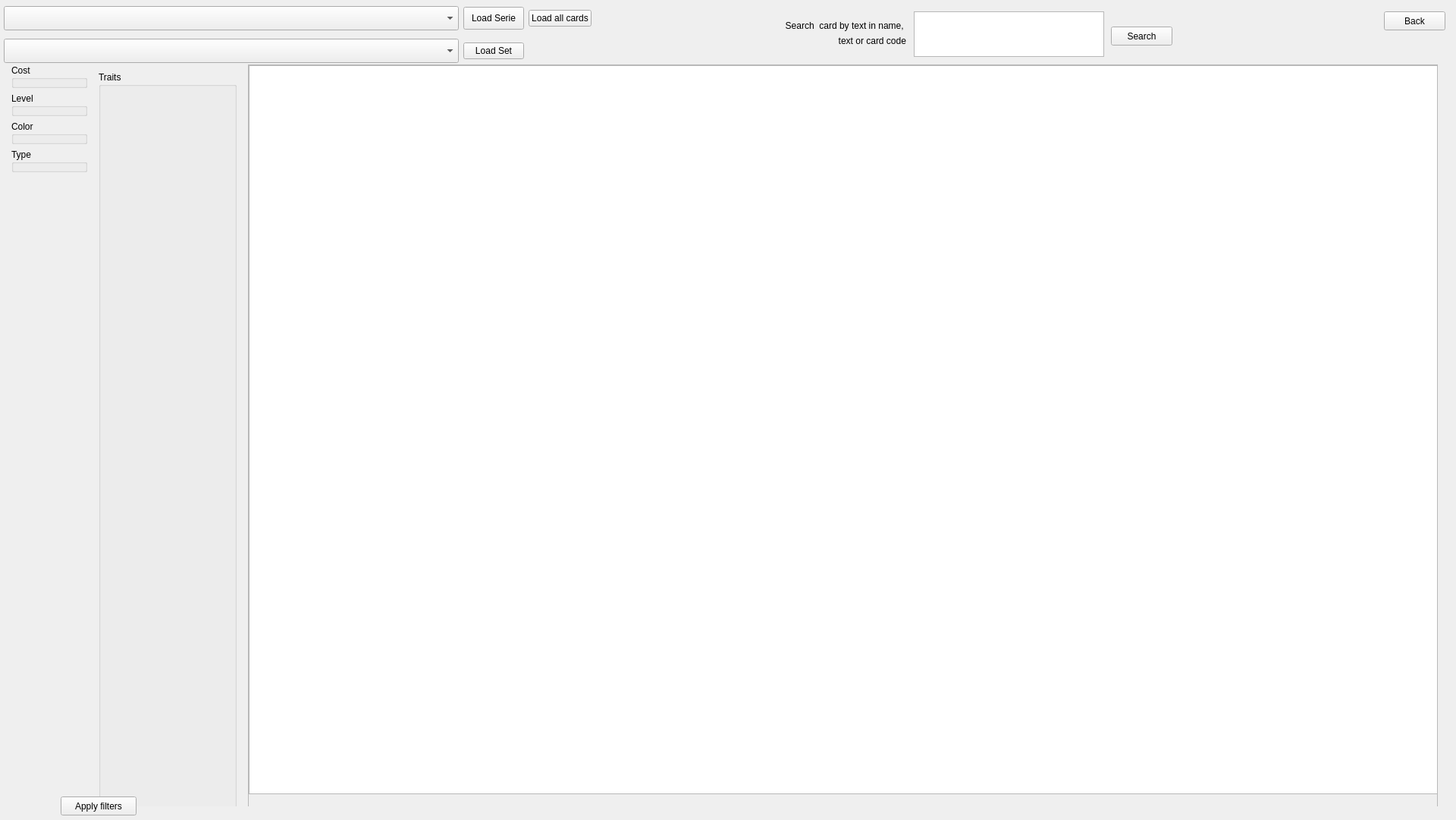
<?xml version="1.0" encoding="UTF-8"?>
<ui version="4.0">
 <class>MainWindow</class>
 <widget class="QMainWindow" name="MainWindow">
  <property name="geometry">
   <rect>
    <x>0</x>
    <y>0</y>
    <width>1920</width>
    <height>1081</height>
   </rect>
  </property>
  <property name="windowTitle">
   <string>MainWindow</string>
  </property>
  <widget class="QWidget" name="centralwidget">
   <widget class="QWidget" name="CardListWidget" native="true">
    <property name="enabled">
     <bool>true</bool>
    </property>
    <property name="geometry">
     <rect>
      <x>5</x>
      <y>5</y>
      <width>1920</width>
      <height>1058</height>
     </rect>
    </property>
    <widget class="QWidget" name="serieAndSetWidget" native="true">
     <property name="geometry">
      <rect>
       <x>0</x>
       <y>0</y>
       <width>961</width>
       <height>81</height>
      </rect>
     </property>
     <layout class="QVBoxLayout" name="SerieAndSet">
      <property name="leftMargin">
       <number>0</number>
      </property>
      <property name="topMargin">
       <number>0</number>
      </property>
      <property name="rightMargin">
       <number>0</number>
      </property>
      <property name="bottomMargin">
       <number>0</number>
      </property>
      <item>
       <widget class="QWidget" name="serieWidget_2" native="true">
        <layout class="QHBoxLayout" name="serieWidget">
         <property name="leftMargin">
          <number>0</number>
         </property>
         <property name="topMargin">
          <number>0</number>
         </property>
         <property name="rightMargin">
          <number>0</number>
         </property>
         <property name="bottomMargin">
          <number>0</number>
         </property>
         <item>
          <widget class="QComboBox" name="seriePickBox">
           <property name="minimumSize">
            <size>
             <width>600</width>
             <height>32</height>
            </size>
           </property>
           <property name="maximumSize">
            <size>
             <width>600</width>
             <height>32</height>
            </size>
           </property>
          </widget>
         </item>
         <item>
          <widget class="QPushButton" name="serieLoadButton">
           <property name="minimumSize">
            <size>
             <width>80</width>
             <height>30</height>
            </size>
           </property>
           <property name="maximumSize">
            <size>
             <width>80</width>
             <height>30</height>
            </size>
           </property>
           <property name="text">
            <string>Load Serie</string>
           </property>
          </widget>
         </item>
         <item>
          <widget class="QPushButton" name="serieLoadCardsButton">
           <property name="text">
            <string>Load all cards</string>
           </property>
          </widget>
         </item>
         <item>
          <spacer name="horizontalSpacer_2">
           <property name="orientation">
            <enum>Qt::Orientation::Horizontal</enum>
           </property>
           <property name="sizeHint" stdset="0">
            <size>
             <width>40</width>
             <height>20</height>
            </size>
           </property>
          </spacer>
         </item>
        </layout>
       </widget>
      </item>
      <item>
       <widget class="QWidget" name="setWidget_2" native="true">
        <layout class="QHBoxLayout" name="setWidget">
         <property name="leftMargin">
          <number>0</number>
         </property>
         <property name="topMargin">
          <number>0</number>
         </property>
         <property name="rightMargin">
          <number>0</number>
         </property>
         <property name="bottomMargin">
          <number>0</number>
         </property>
         <item>
          <widget class="QComboBox" name="setPickBox">
           <property name="minimumSize">
            <size>
             <width>600</width>
             <height>32</height>
            </size>
           </property>
           <property name="maximumSize">
            <size>
             <width>600</width>
             <height>32</height>
            </size>
           </property>
          </widget>
         </item>
         <item>
          <widget class="QPushButton" name="setLoadButton">
           <property name="text">
            <string>Load Set</string>
           </property>
          </widget>
         </item>
         <item>
          <spacer name="horizontalSpacer_3">
           <property name="orientation">
            <enum>Qt::Orientation::Horizontal</enum>
           </property>
           <property name="sizeHint" stdset="0">
            <size>
             <width>40</width>
             <height>20</height>
            </size>
           </property>
          </spacer>
         </item>
        </layout>
       </widget>
      </item>
     </layout>
    </widget>
    <widget class="QWidget" name="CardWholeAreaWidget_2" native="true">
     <property name="geometry">
      <rect>
       <x>10</x>
       <y>80</y>
       <width>1881</width>
       <height>1000</height>
      </rect>
     </property>
     <property name="layoutDirection">
      <enum>Qt::LayoutDirection::LeftToRight</enum>
     </property>
     <layout class="QHBoxLayout" name="CardWholeAreaWidget">
      <property name="leftMargin">
       <number>0</number>
      </property>
      <property name="topMargin">
       <number>0</number>
      </property>
      <property name="rightMargin">
       <number>0</number>
      </property>
      <property name="bottomMargin">
       <number>0</number>
      </property>
      <item>
       <widget class="QWidget" name="costPanelWidget" native="true">
        <property name="minimumSize">
         <size>
          <width>100</width>
          <height>0</height>
         </size>
        </property>
        <property name="maximumSize">
         <size>
          <width>250</width>
          <height>16777215</height>
         </size>
        </property>
        <layout class="QVBoxLayout" name="FiltersOrdersWidget">
         <property name="leftMargin">
          <number>0</number>
         </property>
         <property name="topMargin">
          <number>0</number>
         </property>
         <property name="rightMargin">
          <number>0</number>
         </property>
         <property name="bottomMargin">
          <number>0</number>
         </property>
         <item>
          <widget class="QGroupBox" name="groupBox">
           <property name="sizePolicy">
            <sizepolicy hsizetype="Preferred" vsizetype="Preferred">
             <horstretch>0</horstretch>
             <verstretch>0</verstretch>
            </sizepolicy>
           </property>
           <property name="minimumSize">
            <size>
             <width>0</width>
             <height>0</height>
            </size>
           </property>
           <property name="maximumSize">
            <size>
             <width>16777215</width>
             <height>16777215</height>
            </size>
           </property>
           <property name="title">
            <string>Cost</string>
           </property>
           <widget class="QWidget" name="gridLayoutWidget_2">
            <property name="geometry">
             <rect>
              <x>0</x>
              <y>20</y>
              <width>101</width>
              <height>16</height>
             </rect>
            </property>
            <layout class="QGridLayout" name="costFilterLayout_2"/>
           </widget>
          </widget>
         </item>
         <item>
          <widget class="QGroupBox" name="groupBox_2">
           <property name="sizePolicy">
            <sizepolicy hsizetype="Preferred" vsizetype="Preferred">
             <horstretch>0</horstretch>
             <verstretch>0</verstretch>
            </sizepolicy>
           </property>
           <property name="minimumSize">
            <size>
             <width>0</width>
             <height>0</height>
            </size>
           </property>
           <property name="maximumSize">
            <size>
             <width>16777215</width>
             <height>16777215</height>
            </size>
           </property>
           <property name="title">
            <string>Level</string>
           </property>
           <property name="alignment">
            <set>Qt::AlignmentFlag::AlignLeading|Qt::AlignmentFlag::AlignLeft|Qt::AlignmentFlag::AlignTop</set>
           </property>
           <widget class="QWidget" name="verticalLayoutWidget_2">
            <property name="geometry">
             <rect>
              <x>0</x>
              <y>20</y>
              <width>101</width>
              <height>16</height>
             </rect>
            </property>
            <layout class="QVBoxLayout" name="levelFilterLayout_2"/>
           </widget>
          </widget>
         </item>
         <item>
          <widget class="QGroupBox" name="groupBox_3">
           <property name="sizePolicy">
            <sizepolicy hsizetype="Preferred" vsizetype="Preferred">
             <horstretch>0</horstretch>
             <verstretch>0</verstretch>
            </sizepolicy>
           </property>
           <property name="minimumSize">
            <size>
             <width>0</width>
             <height>0</height>
            </size>
           </property>
           <property name="maximumSize">
            <size>
             <width>16777215</width>
             <height>16777215</height>
            </size>
           </property>
           <property name="title">
            <string>Color</string>
           </property>
           <property name="alignment">
            <set>Qt::AlignmentFlag::AlignLeading|Qt::AlignmentFlag::AlignLeft|Qt::AlignmentFlag::AlignTop</set>
           </property>
           <widget class="QWidget" name="verticalLayoutWidget_3">
            <property name="geometry">
             <rect>
              <x>0</x>
              <y>20</y>
              <width>101</width>
              <height>16</height>
             </rect>
            </property>
            <layout class="QVBoxLayout" name="colorFilterLayout_2"/>
           </widget>
          </widget>
         </item>
         <item>
          <widget class="QGroupBox" name="groupBox_4">
           <property name="sizePolicy">
            <sizepolicy hsizetype="Preferred" vsizetype="Preferred">
             <horstretch>0</horstretch>
             <verstretch>0</verstretch>
            </sizepolicy>
           </property>
           <property name="title">
            <string>Type</string>
           </property>
           <widget class="QWidget" name="gridLayoutWidget">
            <property name="geometry">
             <rect>
              <x>0</x>
              <y>20</y>
              <width>101</width>
              <height>16</height>
             </rect>
            </property>
            <layout class="QGridLayout" name="typeFilterLayout"/>
           </widget>
          </widget>
         </item>
         <item>
          <spacer name="verticalSpacer">
           <property name="orientation">
            <enum>Qt::Orientation::Vertical</enum>
           </property>
           <property name="sizeType">
            <enum>QSizePolicy::Policy::Expanding</enum>
           </property>
           <property name="sizeHint" stdset="0">
            <size>
             <width>20</width>
             <height>100</height>
            </size>
           </property>
          </spacer>
         </item>
        </layout>
       </widget>
      </item>
      <item>
       <widget class="QWidget" name="verticalWidget" native="true">
        <property name="minimumSize">
         <size>
          <width>200</width>
          <height>0</height>
         </size>
        </property>
        <layout class="QVBoxLayout" name="verticalLayout_2">
         <item>
          <widget class="QGroupBox" name="groupBox_5">
           <property name="maximumSize">
            <size>
             <width>16777215</width>
             <height>990</height>
            </size>
           </property>
           <property name="title">
            <string>Traits</string>
           </property>
           <widget class="QWidget" name="verticalLayoutWidget_5">
            <property name="geometry">
             <rect>
              <x>0</x>
              <y>20</y>
              <width>201</width>
              <height>16</height>
             </rect>
            </property>
            <layout class="QVBoxLayout" name="traitFilterLayout"/>
           </widget>
          </widget>
         </item>
        </layout>
       </widget>
      </item>
      <item>
       <widget class="QScrollArea" name="scrollArea">
        <property name="widgetResizable">
         <bool>true</bool>
        </property>
        <widget class="QWidget" name="scrollAreaWidgetContents">
         <property name="geometry">
          <rect>
           <x>0</x>
           <y>0</y>
           <width>1567</width>
           <height>998</height>
          </rect>
         </property>
         <widget class="QListWidget" name="cardGridWidget_2">
          <property name="geometry">
           <rect>
            <x>0</x>
            <y>0</y>
            <width>1771</width>
            <height>961</height>
           </rect>
          </property>
         </widget>
        </widget>
       </widget>
      </item>
     </layout>
    </widget>
    <widget class="QWidget" name="searchWidget" native="true">
     <property name="geometry">
      <rect>
       <x>1020</x>
       <y>10</y>
       <width>521</width>
       <height>61</height>
      </rect>
     </property>
     <widget class="QLabel" name="label_2">
      <property name="geometry">
       <rect>
        <x>-30</x>
        <y>30</y>
        <width>200</width>
        <height>17</height>
       </rect>
      </property>
      <property name="text">
       <string> text or card code</string>
      </property>
      <property name="alignment">
       <set>Qt::AlignmentFlag::AlignRight|Qt::AlignmentFlag::AlignTrailing|Qt::AlignmentFlag::AlignVCenter</set>
      </property>
     </widget>
     <widget class="QPushButton" name="searchButton">
      <property name="geometry">
       <rect>
        <x>440</x>
        <y>20</y>
        <width>81</width>
        <height>25</height>
       </rect>
      </property>
      <property name="text">
       <string>Search</string>
      </property>
     </widget>
     <widget class="QLabel" name="label">
      <property name="geometry">
       <rect>
        <x>-30</x>
        <y>10</y>
        <width>200</width>
        <height>17</height>
       </rect>
      </property>
      <property name="text">
       <string>Search  card by text in name, </string>
      </property>
      <property name="alignment">
       <set>Qt::AlignmentFlag::AlignRight|Qt::AlignmentFlag::AlignTrailing|Qt::AlignmentFlag::AlignVCenter</set>
      </property>
     </widget>
     <widget class="QTextEdit" name="searchFilterEdit">
      <property name="geometry">
       <rect>
        <x>180</x>
        <y>0</y>
        <width>251</width>
        <height>60</height>
       </rect>
      </property>
      <property name="sizePolicy">
       <sizepolicy hsizetype="Preferred" vsizetype="Preferred">
        <horstretch>0</horstretch>
        <verstretch>0</verstretch>
       </sizepolicy>
      </property>
     </widget>
    </widget>
    <widget class="QPushButton" name="backButton">
     <property name="geometry">
      <rect>
       <x>1820</x>
       <y>10</y>
       <width>81</width>
       <height>25</height>
      </rect>
     </property>
     <property name="text">
      <string>Back</string>
     </property>
    </widget>
    <zorder>serieAndSetWidget</zorder>
    <zorder>CardWholeAreaWidget_2</zorder>
    <zorder>backButton</zorder>
    <zorder>searchWidget</zorder>
   </widget>
   <widget class="QPushButton" name="ApplyFiltersButton">
    <property name="geometry">
     <rect>
      <x>80</x>
      <y>1050</y>
      <width>100</width>
      <height>25</height>
     </rect>
    </property>
    <property name="text">
     <string>Apply filters</string>
    </property>
   </widget>
  </widget>
  <action name="actionUnload_simulator">
   <property name="text">
    <string>Unload simulator</string>
   </property>
  </action>
  <action name="actionExit">
   <property name="text">
    <string>Exit</string>
   </property>
  </action>
  <action name="actionColor">
   <property name="text">
    <string>Color</string>
   </property>
  </action>
  <action name="actionCost">
   <property name="text">
    <string>Cost</string>
   </property>
  </action>
  <action name="actionLevel">
   <property name="text">
    <string>Level</string>
   </property>
  </action>
  <action name="actionAscending">
   <property name="text">
    <string>Ascending</string>
   </property>
  </action>
  <action name="actionDescending">
   <property name="text">
    <string>Descending</string>
   </property>
  </action>
  <action name="actionAscending_2">
   <property name="text">
    <string>Ascending</string>
   </property>
  </action>
  <action name="actionDescending_2">
   <property name="text">
    <string>Descending</string>
   </property>
  </action>
  <action name="actionAscending_3">
   <property name="text">
    <string>Ascending</string>
   </property>
  </action>
  <action name="actionDescending_3">
   <property name="text">
    <string>Descending</string>
   </property>
  </action>
 </widget>
 <resources/>
 <connections/>
</ui>
